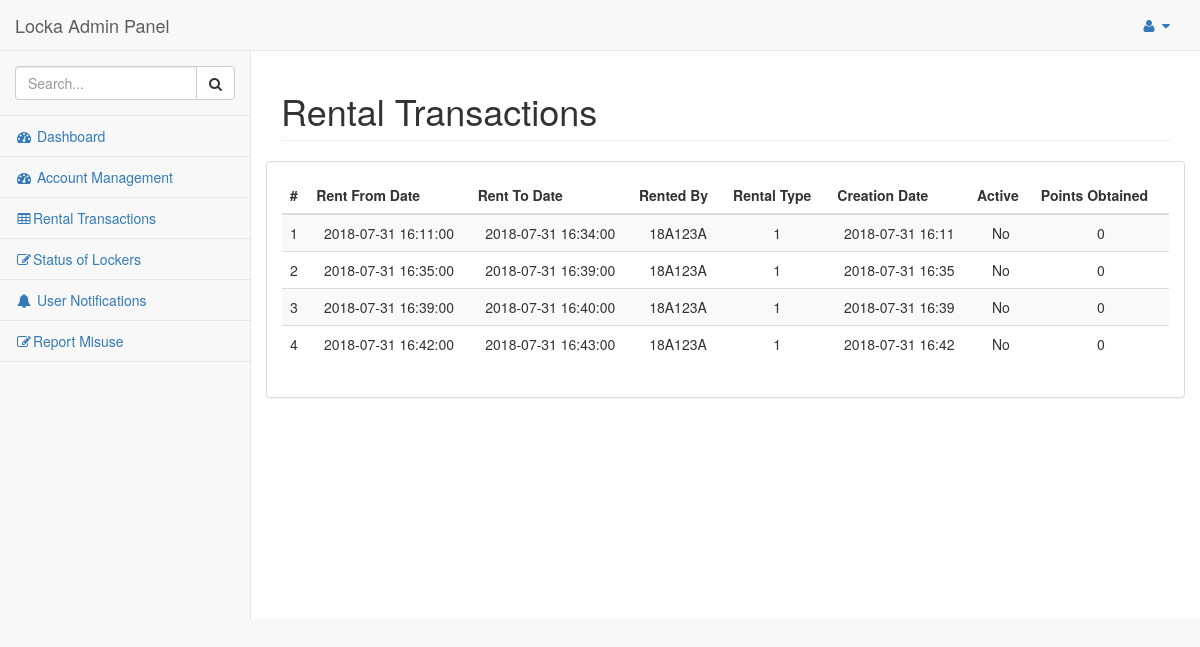
The page /index.php/rentaltransactions on the database as committed earlier.
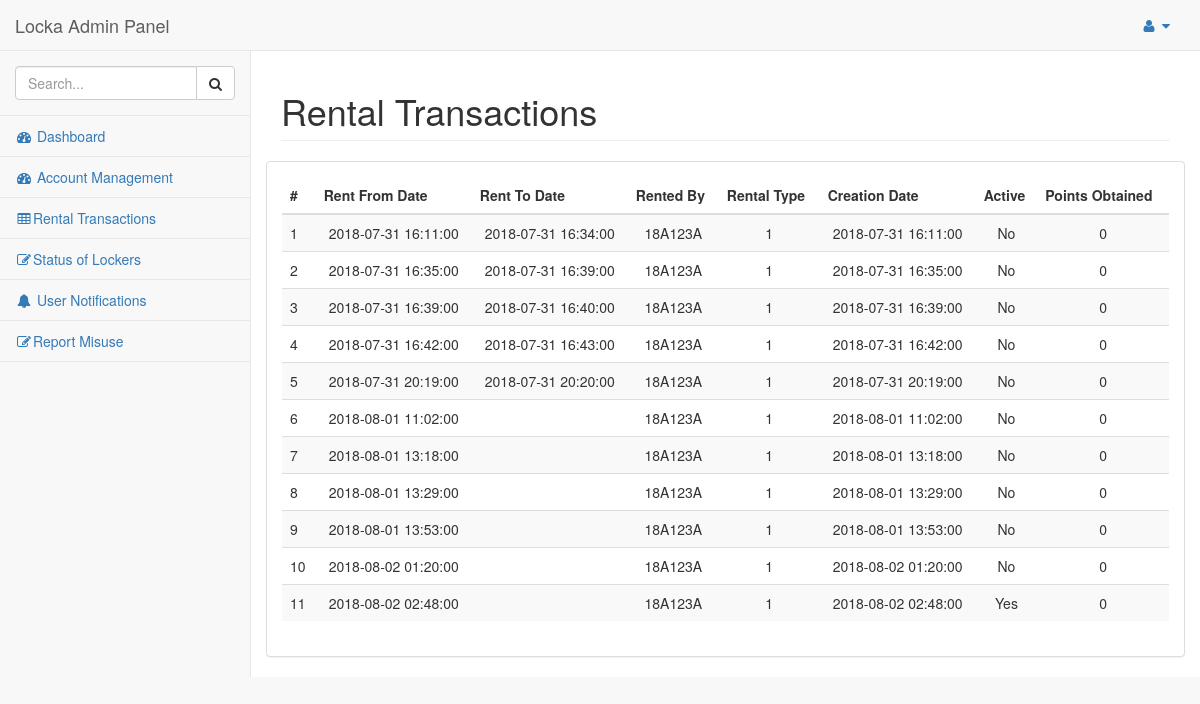
The same page on the database as committed later.
### tables this page shows
CREATE TABLE IF NOT EXISTS `tbl_locker_rental` (
  `Rent_ID` int(11) NOT NULL AUTO_INCREMENT,
  `Locker_ID` int(11) NOT NULL,
  `Rent_From_Date` datetime NOT NULL DEFAULT CURRENT_TIMESTAMP,
  `Rent_To_Date` datetime DEFAULT NULL,
  `Username` varchar(45) NOT NULL,
  `Rental_Type` int(11) NOT NULL,
  `Creation_Date` datetime NOT NULL,
  `Is_Active` tinyint(4) NOT NULL,
  `Pin_Code` varchar(512) NOT NULL,
  `Points_Obtained` int(11) NOT NULL,
  `Paid` tinyint(4) NOT NULL,
  `Locker_Unlocked` tinyint(4) NOT NULL DEFAULT '0',
  `Show_Pin` tinyint(4) NOT NULL DEFAULT '0',
  PRIMARY KEY (`Rent_ID`),
  KEY `Username_idx` (`Username`)
);

### application/controllers/RentalTransactions.php (called while the page is built, shortened)
<?php
	class RentalTransactions extends CI_Controller {
		public function index()
		{
			$this->load->model('AdminModel');
			$data['translist'] = $this->AdminModel->get_all_transactions();
			$this->load->view('Admin/AllRentalTransactions', $data);
		}
	}
?>

### index.php (called while the page is built, shortened)
<?php
require_once BASEPATH.'core/CodeIgniter.php';

### application/models/AdminModel.php (called while the page is built, shortened)
<?php
	class AdminModel extends CI_Model
	{
		function get_all_transactions()
		{
			$this->db->select('*');
			$this->db->from('tbl_locker_rental');
			$query = $this->db->get();
			$result = $query->result();
			$list = Array();
			for ($i = 0; $i < count($result); $i++)
			{
				$list[$i] = (object)NULL;
				$list[$i]->Rent_ID = $result[$i]->Rent_ID;
				$list[$i]->Rent_From_Date = $result[$i]->Rent_From_Date;
				$list[$i]->Rent_To_Date = $result[$i]->Rent_To_Date;
				$list[$i]->Rented_By = $result[$i]->Username;
				$list[$i]->Rental_Type = $result[$i]->Rental_Type;
				$list[$i]->Creation_Date = $result[$i]->Creation_Date;
				$list[$i]->Is_Active = $result[$i]->Is_Active;
				$list[$i]->Points_Obtained = $result[$i]->Points_Obtained;
			}
			return $list;
		}
	}
?>

### application/views/Admin/AllRentalTransactions.php (the view, shortened to what the changed rows need)
<!DOCTYPE html>
<html lang="en">
<head>
    <link href="<?=base_url()?>assets/admin-bs/vendor/bootstrap/css/bootstrap.min.css" rel="stylesheet">
    <link href="<?=base_url()?>assets/admin-bs/vendor/metisMenu/metisMenu.min.css" rel="stylesheet">
    <link href="<?=base_url()?>assets/admin-bs/vendor/datatables-plugins/dataTables.bootstrap.css" rel="stylesheet">
    <link href="<?=base_url()?>assets/admin-bs/vendor/datatables-responsive/dataTables.responsive.css" rel="stylesheet">
    <link href="<?=base_url()?>assets/admin-bs/dist/css/sb-admin-2.css" rel="stylesheet">
    <link href="<?=base_url()?>assets/admin-bs/vendor/font-awesome/css/font-awesome.min.css" rel="stylesheet" type="text/css">
</head>
<body>
    <div id="wrapper">
        <div id="page-wrapper">
            <div class="row">
                <div class="col-lg-12">
                    <h1 class="page-header">Rental Transactions</h1>
                </div>
            </div>
            <div class="row">
                <div class="col-lg-15">
                    <div class="panel panel-default">
                        <div class="panel-body">
                            <table width="100%" class="table table-striped" id="dataTables-example">
                                <thead>
                                    <tr>
                                        <th>#</th>
										<th>Rent From Date</th>
										<th>Rent To Date</th>
										<th>Rented By</th>
										<th>Rental Type</th>
										<th>Creation Date</th>
										<th>Active</th>
										<th>Points Obtained</th>
										<tbody>
										<?php for ($i = 0; $i < count($translist); $i++) { ?>
										<tr>
										<td><?php echo ($i+1); ?></td>
										<td align="center"><?php echo $translist[$i]->Rent_From_Date; ?></td>
										<td align="center"><?php echo $translist[$i]->Rent_To_Date; ?></td>
										<td align="center"><?php echo $translist[$i]->Rented_By; ?></td>
										<td align="center"><?php echo $translist[$i]->Rental_Type; ?></td>
										<td align="center"><?php echo $translist[$i]->Creation_Date; ?></td>
										<?php if($translist[$i]->Is_Active) { ?>
										<td align="center">Yes</td>
										<?php } else { ?>
										<td align="center">No</td>
										<?php } ?>
										<td align="center"><?php echo $translist[$i]->Points_Obtained; ?></td>
										</tr>
										<?php } ?>
                                    </tr>
                                </thead>
                            </table>
                        </div>
                    </div>
                </div>
            </div>
       </div>
 </div>
</body>
</html>

Rows that differ between the two databases and show on the page:
changed tbl_locker_rental (number 1 of 11 on the later page): Creation_Date "2018-07-31 16:11" → "2018-07-31 16:11:00"
changed tbl_locker_rental (number 2 of 11 on the later page): Creation_Date "2018-07-31 16:35" → "2018-07-31 16:35:00"
changed tbl_locker_rental (number 3 of 11 on the later page): Creation_Date "2018-07-31 16:39" → "2018-07-31 16:39:00"
changed tbl_locker_rental (number 4 of 11 on the later page): Creation_Date "2018-07-31 16:42" → "2018-07-31 16:42:00"
added tbl_locker_rental: Rent_From_Date "2018-07-31 20:19:00", Rent_To_Date "2018-07-31 20:20:00", Username "18A123A", Rental_Type "1", Creation_Date "2018-07-31 20:19:00", Is_Active "No", Points_Obtained "0"
added tbl_locker_rental: Rent_From_Date "2018-08-01 11:02:00", Username "18A123A", Rental_Type "1", Creation_Date "2018-08-01 11:02:00", Is_Active "No", Points_Obtained "0"
added tbl_locker_rental: Rent_From_Date "2018-08-01 13:18:00", Username "18A123A", Rental_Type "1", Creation_Date "2018-08-01 13:18:00", Is_Active "No", Points_Obtained "0"
added tbl_locker_rental: Rent_From_Date "2018-08-01 13:29:00", Username "18A123A", Rental_Type "1", Creation_Date "2018-08-01 13:29:00", Is_Active "No", Points_Obtained "0"
added tbl_locker_rental: Rent_From_Date "2018-08-01 13:53:00", Username "18A123A", Rental_Type "1", Creation_Date "2018-08-01 13:53:00", Is_Active "No", Points_Obtained "0"
added tbl_locker_rental: Rent_From_Date "2018-08-02 01:20:00", Username "18A123A", Rental_Type "1", Creation_Date "2018-08-02 01:20:00", Is_Active "No", Points_Obtained "0"
added tbl_locker_rental: Rent_From_Date "2018-08-02 02:48:00", Username "18A123A", Rental_Type "1", Creation_Date "2018-08-02 02:48:00", Is_Active "Yes", Points_Obtained "0"
